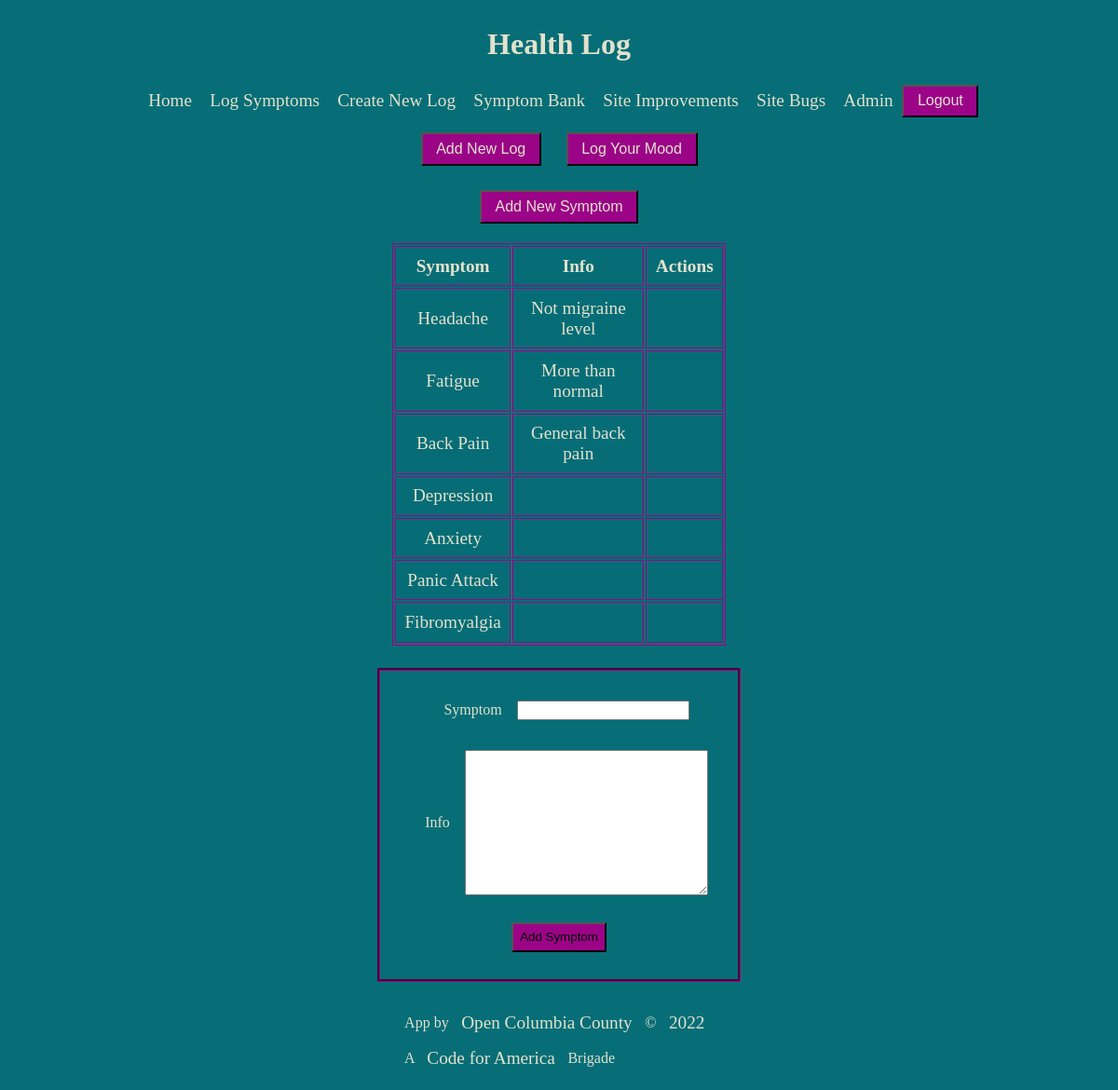
Screenshot of /symptoms/ (signed in) with the database file from the repository.
### healthApp/models.py (models this page shows, shortened)
class Symptom(models.Model):
    symptom = models.CharField(max_length=255)
    info = models.TextField(blank=True)

### healthApp/views.py (the view)
# urls.py: path('symptoms/', views.symptoms),
def symptoms(request):
    if 'user_id' not in request.session:
        messages.error(request, "You need to be logged in")
        return redirect('/')
    else:
        user = User.objects.get(id=request.session['user_id'])
        symptoms = Symptom.objects.all().values()
        context = {
            'user': user,
            'symptoms': symptoms,
        }
        return render(request, 'symptoms.html', context)

### healthApp/templates/symptoms.html (shortened to what this page needs)
{% load static %}
<!DOCTYPE html>
<html lang="en">
<head>
    <link rel='stylesheet' href='https://beedevservices.github.io/beedev-css/framework/beedev.css'>
    <link rel="stylesheet" href="{% static 'css/styles.css'%}">
</head>
<body>
    <header>
        <h1>Health Log</h1>
        <nav>
            {% block loggedMenu %} {% include 'loggedMenu.html' %} {% endblock loggedMenu %}
        </nav>
    </header>
    <main>
        <div class="row">
            <button><a href="/addLog/">Add New Log</a></button>
            <button><a href="/addMood/">Log Your Mood</a></button>
        </div>
        <button><a href="#createSymptom">Add New Symptom</a></button>
        <table>
            <tr>
                <th>Symptom</th>
                <th>Info</th>
                <th>Actions</th>
            </tr>
            {% for symptom in symptoms %}
                <tr>
                    <td>{{symptom.symptom}}</td>
                    <td>{{symptom.info}}</td>
                    <td></td>
                </tr>
            {% endfor %}
        </table>
        <form action="/createSymptom/" id='createSymptom' method='post'>
            <section>
                <label for="symptom">Symptom</label>
                <input type="text" name="symptom">
            </section>
            <section>
                <label for="info">Info</label>
                <textarea name="info" cols="30" rows="10"></textarea>
            </section>
            <button>Add Symptom</button>
        </form>
    </main>
    <footer>
        {% block footer %} {% include 'footer.html' %} {% endblock footer %}
    </footer>
</body>
</html>

### healthApp/templates/loggedMenu.html
<!DOCTYPE html>
<html lang="en">
<body>
    {% block loggedMenu %}
        <a href="/">Home</a>
        <a href="/addMood/">Log Symptoms</a>
        <a href="/addLog/">Create New Log</a>
        <a href="/symptoms/">Symptom Bank</a>
        <a href="https://forms.gle/7YqD8aWXsmccgR5y8" target="_blank">Site Improvements</a>
        <a href="https://forms.gle/RbrL6cC8PjchBS396" target="_blank">Site Bugs</a>
        {% if user.level == 9 %}
            <a href="/theAdmin/">Admin</a>
        {% endif %}
        <button><a href="/logout/">Logout</a></button>
    {% endblock loggedMenu %}
</body>
</html>

### healthApp/templates/footer.html
<!DOCTYPE html>
<html lang="en">
<body>
    {% block footer %}
        <p>App by <a href="https://opencolumbiaco.org" target='_blank'>Open Columbia County</a> &#169; <a href="/admin">2022</a></p>
        <p>A <a href="https://codeforamerica.org" target='_blank'>Code for America</a> Brigade</p>
    {% endblock footer %}
</body>
</html>

### healthApp/static/css/styles.css (style rules this page uses)
a { text-decoration: none; color: #e2e2cc; padding: 0.5em; font-size: 1.2em; }
table, th, td { border: 1px solid #9b0487; }
table { width: 85%; margin: 0.5em; background-color: #076e7781; }
th, td { padding: 0.5em; text-align: center; font-size: 1.2em; }
body { display: flex; flex-direction: column; justify-content: center; align-items: center; background-image: url("https://www.transparenttextures.com/patterns/xv.png"); background-color: #076e77; color: #e2e2cc; }
body header { display: flex; flex-direction: column; justify-content: center; align-items: center; }
body header nav { display: flex; flex-direction: row; justify-content: center; align-items: center; }
body header nav button { background-color: #9b0487; padding: 0.5em; }
body main { display: flex; flex-direction: column; justify-content: center; align-items: center; }
body main button { background-color: #9b0487; padding: 0.5em; margin: 1em; }
body main .row { display: flex; flex-direction: row; justify-content: center; align-items: center; }
body main .row button { background-color: #9b0487; padding: 0.5em; margin: 1em; }
body main form { display: flex; flex-direction: column; justify-content: center; align-items: center; padding: 1em; margin: 1em; border: 3px groove #9b0487; }
body main form section { display: flex; flex-direction: row; justify-content: center; align-items: center; padding: 0.5em; margin: 0.5em; }
body main form section label { margin: 0 1em; }

### rows the page displays
Symptom: symptom "Headache", info "Not migraine level"
Symptom: symptom "Fatigue", info "More than normal"
Symptom: symptom "Back Pain", info "General back pain"
Symptom: symptom "Depression"
Symptom: symptom "Anxiety"
Symptom: symptom "Panic Attack"
Symptom: symptom "Fibromyalgia"
